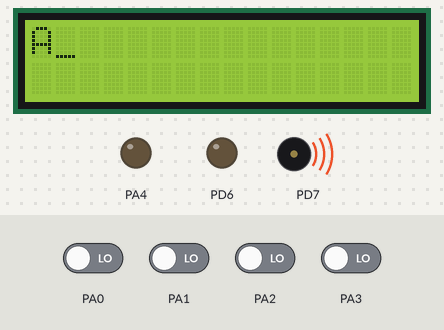
Simulated run of this program. Board: ATmega16, built with avr-gcc and emulated at 8 MHz. Parts: 16×2 character LCD, output pins drawn as LEDs (lit = HIGH), buzzer (waves = sounding). Wiring (inferred from the names in the program): character LCD (HD44780): RS PD4; E PD5; data PD0, PD1, PD2, PD3. The test bench sets the inputs (shaded band); at power-on: PA0–3 LOW. Pins used as bus, display or sensor lines are not drawn.

Above: at 1.1 s.
At 10.1 s:
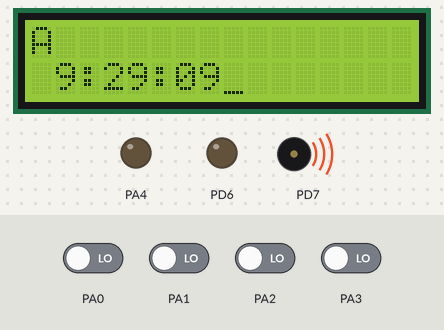
At 20.1 s:
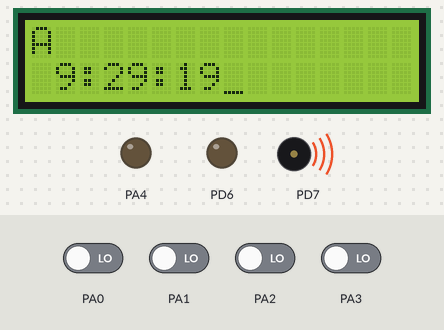
At 39.1 s:
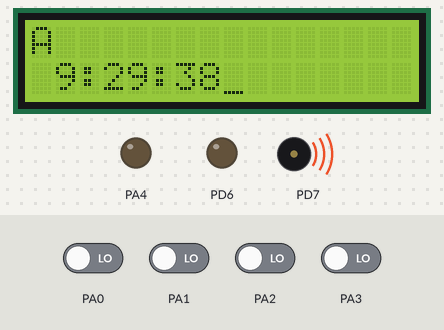
Timing chart, 0 to 40.0 s (numbered marks = the images above):
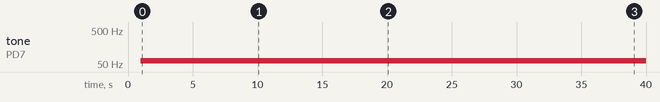

The program:

ceas.c
```c
#include <avr/io.h>
#define NOKEY 0x7f
#define DELAY 200
#include "LCD.h"
#include<stdio.h>
#define K 125

char kbscan(){
   unsigned char temp = 0;
   unsigned char cols = 0;

   unsigned char lina = 0; //linia activa
   unsigned char cola = 0; //coloana activa

   unsigned char cod_intern;
   char cod_extern;
   char tabela_trans[] = "123A456B789C*0#D";

   for( DDRA = 1<<4; DDRA !=0 ; DDRA<<=1 ) {
      _delay_us(4);
      cols =~ PINA;
      cols = cols & 0b00001111; //mascam bitii 7:4 la 0

      if(cols !=0)  //testam daca exista cel putin un "1" in cols
      {
         break;
      }

   } //else end for

   if (cols == 0)
   {
      return NOKEY;
   }

   temp = DDRA;

   while(cols!=0b00000001)
   {
      cola++;
      cols>>=1;
   }

   while((temp & 1<<4)==0)
   {
      lina++;
      temp >>=1;
   }

   cod_intern = lina * 4 + cola;
   // cod_extern=f(cod_intern)
   cod_extern = tabela_trans[cod_intern];
   return cod_extern;
}

int main(){
   char code_ante = NOKEY;
   char code_now = NOKEY;

   unsigned char kbhit = 0;
   char kbcode;
   unsigned char loop_cnt=0;
   unsigned char cycles=0;
   unsigned char secunde=00, minute=29, ore=9;
   unsigned int ms8=0;
   unsigned int ts=0, stop_activ;
   DDRA = 0;
   PORTA = 0;
   char buf[17];
   //initializare LCD, kbd, etc.
   initLCD();

   // ????CTC mode
   TCCR2=0b00011110;
  // ?? ????P=256
  // ??????? OC2 toggle
   OCR2=250-1; // N=250;
   //DDRD |= 1<<7;
   while(1){ //bucla principala
      //...
      if(loop_cnt==DELAY){ //citirile se fac din 15 ms in 15 ms
         loop_cnt=0;
         code_ante = code_now;
         code_now = kbscan();
         if( code_ante == NOKEY && code_now != NOKEY){
            kbhit=1;
            kbcode=code_now;

            setbit(DDRD, 7); // seteaza OC2 ca iesire pentru a activa sunetul
            // Aceasta operatie a mai fost facuta la pasul 6
            ts = ms8; // ia o amprenta de timp
            stop_activ = 1; // activeaza oprire sunet. Defineste aceasta variabila
            // si initializeaz-o cu zero.
         }
         if(stop_activ && ms8 - ts > 100 ){
            clrbit(DDRD, 7); // seteaza OC2 ca intrare pentru a opri sunetul
            stop_activ = 0;
         }
      }
      //......
      //consuma codul
      if(kbhit){
         kbhit=0;
         //prelucreaza kbcode; de exemplu afi?eaza-l
         gotoLC(1, 1);
         putchLCD(kbcode);
      }
      //......
      loop_cnt++;

      if( testbit(TIFR, OCF2) ){
         setbit(TIFR, OCF2);
         cycles++;
         ms8+=8;

         if(cycles == K){ // k=125
            // a trecut o secunda
            cycles=0;

            // actualizeaza secunde, minute, ore
            secunde++;
            if(secunde == 60)
            {
               secunde = 0;
               minute++;
               if(minute == 60)
               {
                  minute = 0;
                  ore++;
                  if(ore == 24)
                  {
                     ore = 0;
                  }
               }
            }
            // afiseaza timpul
            sprintf(buf, "%2d:%02d:%02d", ore, minute, secunde);
            gotoLC(2, 1);
            putsLCD(buf);
            //Verifica incadrarea in timp:
            if(testbit(TIFR, OCF2) ){
               //Afiseaza mesaj de eroare si intra in bucla infinita.
               putsLCD("Eroare");
               while(1){}
            }
         }
      }
   } //end while
} //end main
```

LCD.c
```c
#include "LCD.h"

#define E  5
#define RS 4

#define IReg 0
#define DReg 1

void wr_LCDreg(unsigned char vRS, unsigned char data){

   static volatile unsigned char cnt8;

#define wait125   cnt8++

   static unsigned char first=1;

   PORTD = (data>>4) & 0x0f;

   if(vRS==0)
      clrbit(PORTD,RS);	//RS=0
   else
      setbit(PORTD,RS);	//RS=1

   wait125;

   setbit(PORTD,E);	//E=1
   wait125;
   wait125;

   clrbit(PORTD,E);	//E=0
   wait125;

   if(first){
      first=0;
      return;
   }

   PORTD &=0xf0;
   PORTD = PORTD | (data & 0x0f);

   wait125;

   setbit(PORTD,E);	//E=1
   wait125;
   wait125;

   clrbit(PORTD,E);	//E=0
   wait125;
}

void initLCD(){
    PORTD = 0;
    DDRD  = 0xff;
    _delay_ms(1000);
   // Function set
	//bit 7 6 5 4   3 2 1 0
	//    0 0 1 DL  N F - -
	//    0 0 1  0  1 1 0 0  0x3c
	wr_LCDreg(IReg, 0b00101100);
   _delay_us(50);

	wr_LCDreg(IReg, 0b00101100);
   _delay_us(50);

   // Display on/off control
   // Display on/off control
	//bit 7 6 5 4   3 2 1 0
	wr_LCDreg(IReg, 0x0e);
   _delay_us(50);

   // Entry mode set
   //bit 7 6 5 4   3 2 1 0
	wr_LCDreg(IReg, 0x06);
   _delay_us(50);

   // Clear display
   //bit 7 6 5 4   3 2 1 0
	wr_LCDreg(IReg, 0x01);
   _delay_ms(3);
}

void clrLCD(){
	wr_LCDreg(IReg, 0x01);
    _delay_ms(2);
}

void gotoLC(unsigned char line, unsigned char col){
   if(line>=1 && line<=2 && col>=1 && col <= 16){
      wr_LCDreg(IReg, 0x80 + 0x40 * --line + --col); //set DDRAM address
      _delay_us(50);
   }
}

void putchLCD(char ch){
	wr_LCDreg(DReg,ch);
   _delay_us(50);
}

void putsLCD( char ch[]){
	while(*ch)
		putchLCD(*ch++);
}
 
```

LCD.h
```c
#include <avr/io.h>
#define F_CPU 8000000UL
#include <util/delay.h>

#define clrbit(var,bit) ( (var) &= ~(1 << (bit)) )
#define setbit(var,bit) ( (var) |=  1 << (bit) )
#define testbit(var,bit)( (var) &   1 << (bit) )

void initLCD();
void putchLCD(char ch);
void putsLCD( char ch[]);
void clrLCD();
void gotoLC(unsigned char line, unsigned char col);
```

Measured:
- by itself, tone on PD7: silent → 63 Hz at 1.0 s
- what the display in image 0 shows lasts 1.0 s, from 1.0 s to 2.0 s
